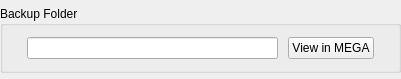
<?xml version="1.0" encoding="UTF-8"?>
<ui version="4.0">
 <class>OpenBackupsFolder</class>
 <widget class="QWidget" name="OpenBackupsFolder">
  <property name="geometry">
   <rect>
    <x>0</x>
    <y>0</y>
    <width>401</width>
    <height>79</height>
   </rect>
  </property>
  <property name="windowTitle">
   <string/>
  </property>
  <layout class="QVBoxLayout" name="verticalLayout">
   <property name="spacing">
    <number>0</number>
   </property>
   <property name="leftMargin">
    <number>0</number>
   </property>
   <property name="topMargin">
    <number>0</number>
   </property>
   <property name="rightMargin">
    <number>0</number>
   </property>
   <property name="bottomMargin">
    <number>0</number>
   </property>
   <item>
    <widget class="QGroupBox" name="groupBox_3">
     <property name="minimumSize">
      <size>
       <width>0</width>
       <height>67</height>
      </size>
     </property>
     <property name="maximumSize">
      <size>
       <width>16777215</width>
       <height>67</height>
      </size>
     </property>
     <property name="title">
      <string>Backup Folder</string>
     </property>
     <layout class="QHBoxLayout" name="horizontalLayout_4">
      <property name="spacing">
       <number>10</number>
      </property>
      <property name="leftMargin">
       <number>24</number>
      </property>
      <property name="topMargin">
       <number>10</number>
      </property>
      <property name="rightMargin">
       <number>24</number>
      </property>
      <property name="bottomMargin">
       <number>10</number>
      </property>
      <item>
       <widget class="QLineEdit" name="lBackupFolder">
        <property name="minimumSize">
         <size>
          <width>234</width>
          <height>0</height>
         </size>
        </property>
        <property name="text">
         <string notr="true"/>
        </property>
        <property name="readOnly">
         <bool>true</bool>
        </property>
       </widget>
      </item>
      <item>
       <widget class="QPushButton" name="bOpenBackupFolder">
        <property name="cursor">
         <cursorShape>PointingHandCursor</cursorShape>
        </property>
        <property name="text">
         <string>View in MEGA</string>
        </property>
        <property name="default">
         <bool>false</bool>
        </property>
       </widget>
      </item>
     </layout>
    </widget>
   </item>
  </layout>
 </widget>
 <resources/>
 <connections/>
</ui>
